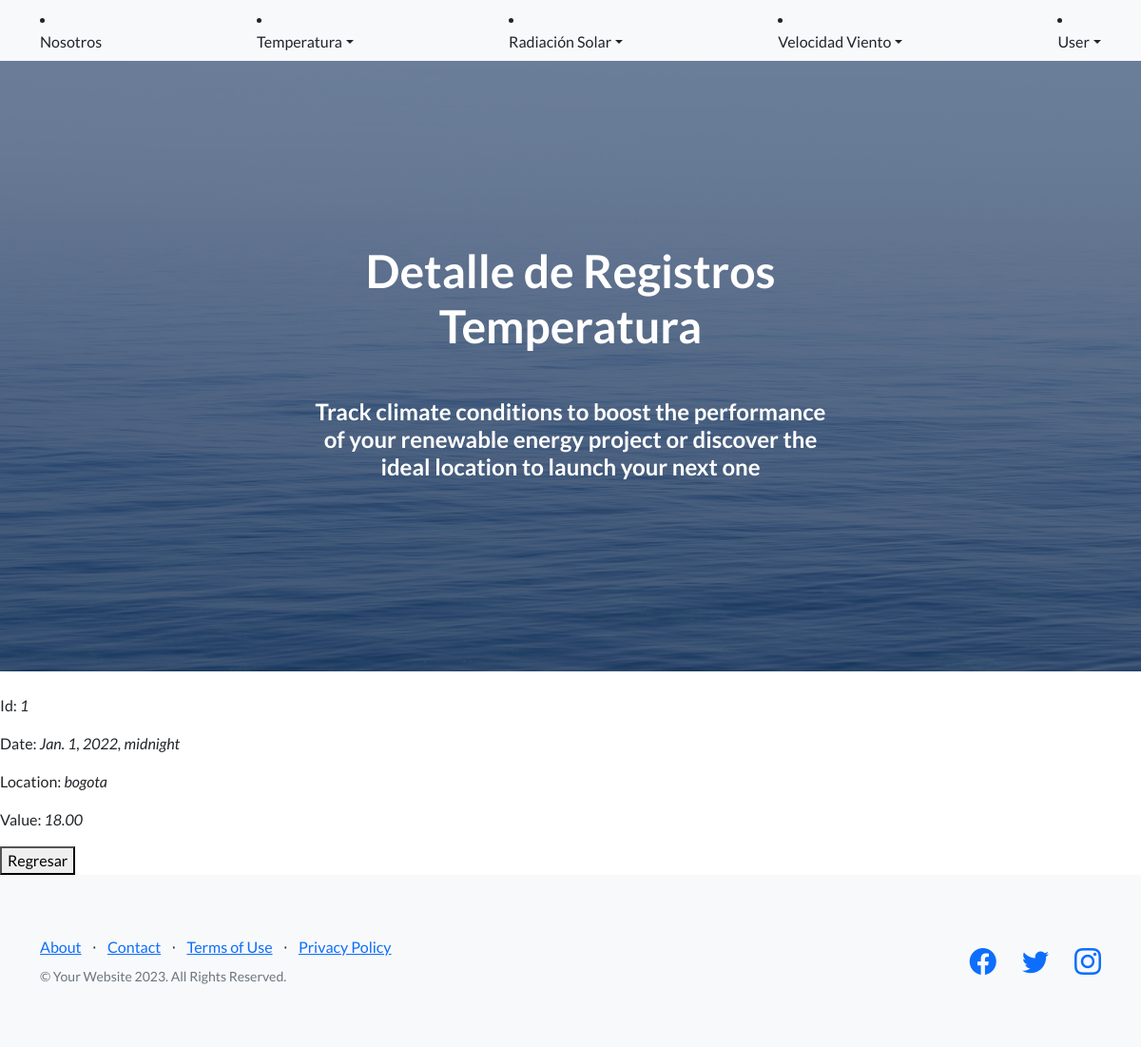
The app's page /temperatura/detalle/1/ (signed in) with its own data.
### AppObservations/models.py (models this page shows, shortened)
class TempVar(models.Model):
    latitude = models.DecimalField(max_digits=10,decimal_places=2)
    length = models.DecimalField(max_digits=10,decimal_places=2)
    date = models.DateTimeField()
    location = models.CharField(max_length=50)
    value = models.DecimalField(max_digits=10, decimal_places=2)

### AppObservations/views.py (the view)
# urls.py: path('temperatura/detalle/<int:pk>/', views.TempDetailView.as_view(), name='Detail'),
class TempDetailView(LoginRequiredMixin,DetailView):
    model = TempVar
    template_name = "appobs/detalle_temperatura.html"

### AppObservations/templates/appobs/detalle_temperatura.html
{% extends "appobs/home.html" %}
{% block h1_header %} Detalle de Registros Temperatura {%endblock h1_header %}
{% block main_content %}
<br>
<p>Id: <i>{{ object.id }}</i></p>
<p>Date: <i>{{ object.date }}</i></p>
<p>Location: <i>{{ object.location }}</i></p>
<p>Value: <i>{{ object.value }}</i></p>
<button onclick="location.href = '/temperatura/lista/'">Regresar</button>
{% endblock main_content %}

### records on screen
TempVar: id "1", date "Jan. 1, 2022, midnight", location "bogota", value "18.00"
